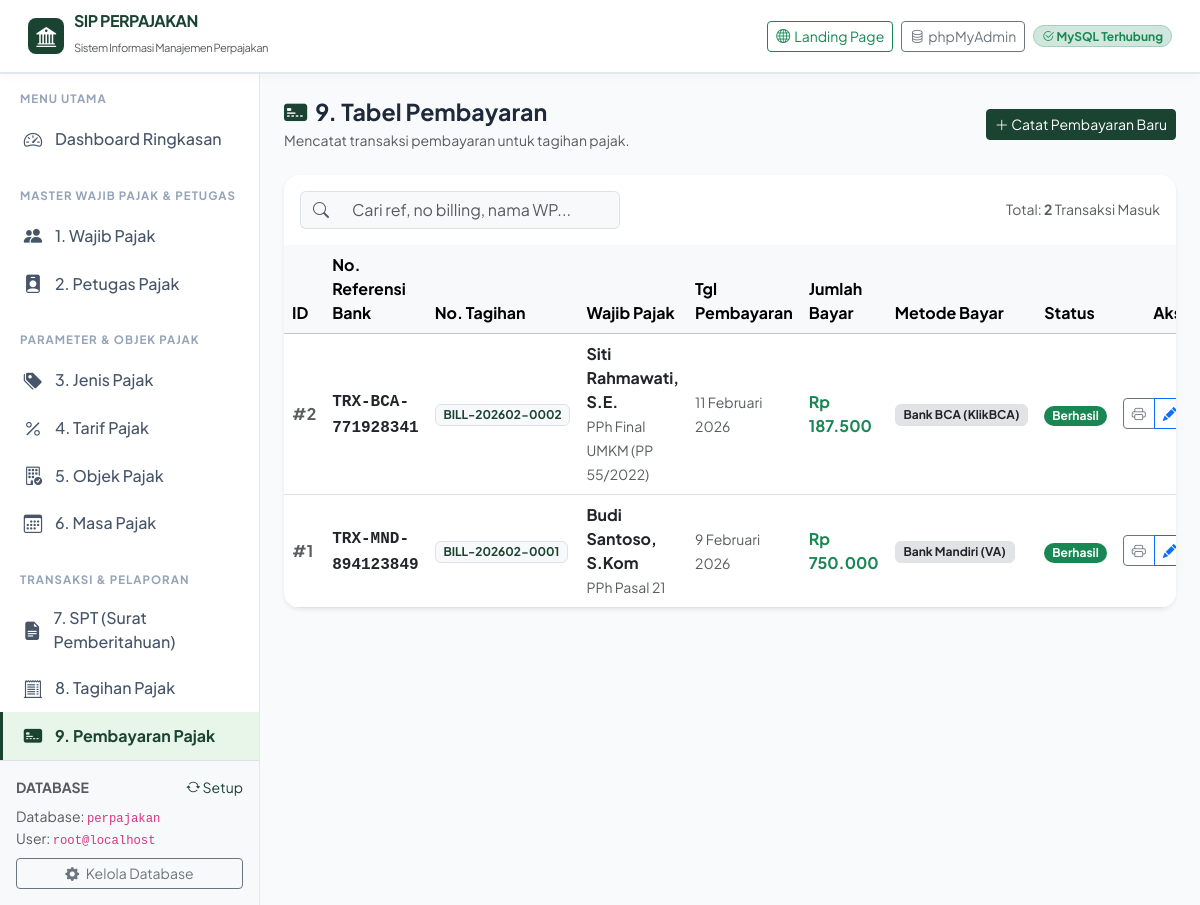
The page /pembayaran.php on the database its author committed.
### tables this page shows
CREATE TABLE `pembayaran` (
  `id_pembayaran` INT NOT NULL AUTO_INCREMENT,
  `id_tagihan` INT NOT NULL,
  `tanggal_pembayaran` DATE DEFAULT NULL,
  `jumlah_bayar` DECIMAL(15,2) NOT NULL,
  `metode_pembayaran` VARCHAR(50) DEFAULT NULL,
  `nomor_referensi` VARCHAR(100) DEFAULT NULL,
  `status` ENUM('Berhasil','Menunggu','Gagal') NOT NULL DEFAULT 'Menunggu',
  PRIMARY KEY (`id_pembayaran`),
  KEY `fk_bayar_tagihan` (`id_tagihan`),
  CONSTRAINT `fk_bayar_tagihan` FOREIGN KEY (`id_tagihan`) REFERENCES `tagihan` (`id_tagihan`) ON DELETE CASCADE ON UPDATE CASCADE
);

CREATE TABLE `tagihan` (
  `id_tagihan` INT NOT NULL AUTO_INCREMENT,
  `id_spt` INT NOT NULL,
  `nomor_tagihan` VARCHAR(50) DEFAULT NULL,
  `tanggal_tagihan` DATE DEFAULT NULL,
  `tanggal_jatuh_tempo` DATE DEFAULT NULL,
  `total_tagihan` DECIMAL(15,2) NOT NULL,
  `status` ENUM('Belum Lunas','Sebagian','Lunas') NOT NULL DEFAULT 'Belum Lunas',
  PRIMARY KEY (`id_tagihan`),
  UNIQUE KEY `uk_tagihan_spt` (`id_spt`),
  UNIQUE KEY `uk_nomor_tagihan` (`nomor_tagihan`),
  CONSTRAINT `fk_tagihan_spt` FOREIGN KEY (`id_spt`) REFERENCES `spt` (`id_spt`) ON DELETE CASCADE ON UPDATE CASCADE
);

CREATE TABLE `wajib_pajak` (
  `id_wajib_pajak` INT NOT NULL AUTO_INCREMENT,
  `npwp` VARCHAR(25) NOT NULL,
  `nama` VARCHAR(100) NOT NULL,
  `nik` VARCHAR(20) DEFAULT NULL,
  `alamat` TEXT DEFAULT NULL,
  `email` VARCHAR(100) DEFAULT NULL,
  `no_telepon` VARCHAR(20) DEFAULT NULL,
  `tanggal_daftar` DATE DEFAULT NULL,
  `status` ENUM('Aktif','Nonaktif') NOT NULL DEFAULT 'Aktif',
  PRIMARY KEY (`id_wajib_pajak`),
  UNIQUE KEY `uk_npwp` (`npwp`)
);

CREATE TABLE `jenis_pajak` (
  `id_jenis_pajak` INT NOT NULL AUTO_INCREMENT,
  `kode_pajak` VARCHAR(20) DEFAULT NULL,
  `nama_pajak` VARCHAR(100) NOT NULL,
  `keterangan` TEXT DEFAULT NULL,
  PRIMARY KEY (`id_jenis_pajak`),
  UNIQUE KEY `uk_kode_pajak` (`kode_pajak`)
);

### pembayaran.php (the view, shortened to what this page needs)
<?php
require_once __DIR__ . '/includes/header.php';
$db = getDB();
$action = $_GET['action'] ?? 'index';
$preset_tagihan_id = isset($_GET['id_tagihan']) ? (int)$_GET['id_tagihan'] : 0;
$tagihan_list = [];
if ($dbReady) {
    try {
        $tagihan_list = $db->query("
            SELECT t.id_tagihan, t.nomor_tagihan, t.total_tagihan, t.status, wp.nama AS nama_wp, jp.nama_pajak
            FROM tagihan t
            JOIN spt s ON t.id_spt = s.id_spt
            JOIN wajib_pajak wp ON s.id_wajib_pajak = wp.id_wajib_pajak
            JOIN jenis_pajak jp ON s.id_jenis_pajak = jp.id_jenis_pajak
            ORDER BY t.id_tagihan DESC
        ")->fetchAll();
    } catch (Exception $e) {}
}
$row_data = null;
$data_list = [];
if ($dbReady) {
    try {
        $data_list = $db->query("
            SELECT p.*,
                   t.nomor_tagihan, t.total_tagihan,
                   wp.nama AS nama_wp, wp.npwp,
                   jp.nama_pajak
            FROM pembayaran p
            JOIN tagihan t ON p.id_tagihan = t.id_tagihan
            JOIN spt s ON t.id_spt = s.id_spt
            JOIN wajib_pajak wp ON s.id_wajib_pajak = wp.id_wajib_pajak
            JOIN jenis_pajak jp ON s.id_jenis_pajak = jp.id_jenis_pajak
            ORDER BY p.id_pembayaran DESC
        ")->fetchAll();
    } catch (Exception $e) {}
}
?>
<div class="d-flex justify-content-between align-items-center flex-wrap gap-2 mb-4">
    <div>
        <h1 class="page-title"><i class="bi bi-credit-card-2-front-fill text-tax-primary me-2"></i>9. Tabel Pembayaran</h1>
        <p class="text-muted small mb-0">Mencatat transaksi pembayaran untuk tagihan pajak.</p>
    </div>
    <div>
        <?php if ($action === 'create' || $action === 'edit'): ?>
            <a href="pembayaran.php" class="btn btn-outline-secondary btn-sm"><i class="bi bi-arrow-left"></i> Kembali ke Daftar</a>
        <?php else: ?>
            <a href="pembayaran.php?action=create" class="btn btn-tax-primary btn-sm"><i class="bi bi-plus-lg"></i> Catat Pembayaran Baru</a>
        <?php endif; ?>
    </div>
</div>
<?php if ($action === 'create' || $action === 'edit'): ?>
    <div class="card border-0 shadow-sm rounded-4">
        <div class="card-header bg-white py-3 border-0">
            <h5 class="fw-bold mb-0 text-dark">
                <?= $action === 'create' ? '<i class="bi bi-cash-stack text-success me-2"></i>Catat Transaksi Pembayaran Pajak' : '<i class="bi bi-pencil-square text-primary me-2"></i>Edit Data Pembayaran' ?>
            </h5>
        </div>
        <div class="card-body p-4">
            <form method="POST">
                <div class="row g-3">
                    <div class="col-md-6">
                        <label class="form-label fw-semibold">Pilih Tagihan Pajak (Billing) <span class="text-danger">*</span></label>
                        <select name="id_tagihan" id="selectTagihan" class="form-select" required>
                            <option value="">-- Pilih Tagihan yang Dibayarkan --</option>
                            <?php foreach ($tagihan_list as $t): ?>
                                <?php
                                    $curr_sel = $row_data['id_tagihan'] ?? $_POST['id_tagihan'] ?? $preset_tagihan_id;
                                    $selected = ($curr_sel == $t['id_tagihan']) ? 'selected' : '';
                                ?>
                                <option value="<?= $t['id_tagihan'] ?>" data-total="<?= $t['total_tagihan'] ?>" <?= $selected ?>>
                                    <?= htmlspecialchars($t['nomor_tagihan']) ?> &mdash; <?= htmlspecialchars($t['nama_wp']) ?> (<?= format_rupiah($t['total_tagihan']) ?>) [Status: <?= $t['status'] ?>]
                                </option>
                            <?php endforeach; ?>
                        </select>
                    </div>
                    <div class="col-md-6">
                        <label class="form-label fw-semibold">Jumlah yang Dibayar (Rp) <span class="text-danger">*</span></label>
                        <div class="input-group">
                            <span class="input-group-text fw-bold">Rp</span>
                            <input type="text" name="jumlah_bayar" id="inputJumlahBayar" class="form-control input-currency" placeholder="0"
                                   value="<?= number_format((float)($_POST['jumlah_bayar'] ?? $row_data['jumlah_bayar'] ?? 0), 0, ',', '.') ?>" required>
                        </div>
                    </div>
                    <div class="col-md-4">
                        <label class="form-label fw-semibold">Tanggal Setor / Pembayaran</label>
                        <input type="date" name="tanggal_pembayaran" class="form-control"
                               value="<?= htmlspecialchars($_POST['tanggal_pembayaran'] ?? $row_data['tanggal_pembayaran'] ?? date('Y-m-d')) ?>">
                    </div>
                    <div class="col-md-4">
                        <label class="form-label fw-semibold">Metode Pembayaran</label>
                        <select name="metode_pembayaran" class="form-select">
                            <?php
                                $methods = ['Bank Transfer (VA)', 'Bank BCA', 'Bank Mandiri', 'Bank BRI', 'Bank BNI', 'Teller Pos / Bank', 'QRIS', 'Lainnya'];
                                $curr_method = $_POST['metode_pembayaran'] ?? $row_data['metode_pembayaran'] ?? 'Bank Transfer (VA)';
                            ?>
                            <?php foreach ($methods as $m): ?>
                                <option value="<?= $m ?>" <?= ($curr_method === $m) ? 'selected' : '' ?>><?= $m ?></option>
                            <?php endforeach; ?>
                        </select>
                    </div>
                    <div class="col-md-4">
                        <label class="form-label fw-semibold">Nomor Referensi Transaksi Bank</label>
                        <input type="text" name="nomor_referensi" class="form-control" placeholder="Contoh: TRX-BCA-987123"
                               value="<?= htmlspecialchars($_POST['nomor_referensi'] ?? $row_data['nomor_referensi'] ?? '') ?>">
                        <div class="form-text">Kosongkan untuk nomor referensi otomatis.</div>
                    </div>
                    <div class="col-md-6">
                        <label class="form-label fw-semibold">Status Transaksi</label>
                        <select name="status" class="form-select">
                            <option value="Berhasil" <?= (($_POST['status'] ?? $row_data['status'] ?? 'Berhasil') === 'Berhasil') ? 'selected' : '' ?>>Berhasil</option>
                            <option value="Menunggu" <?= (($_POST['status'] ?? $row_data['status'] ?? '') === 'Menunggu') ? 'selected' : '' ?>>Menunggu</option>
                            <option value="Gagal" <?= (($_POST['status'] ?? $row_data['status'] ?? '') === 'Gagal') ? 'selected' : '' ?>>Gagal</option>
                        </select>
                    </div>
                    <div class="col-12 mt-4">
                        <button type="submit" class="btn btn-tax-primary px-4 fw-semibold">
                            <i class="bi bi-save me-1"></i> <?= $action === 'create' ? 'Simpan Bukti Bayar' : 'Perbarui Pembayaran' ?>
                        </button>
                        <a href="pembayaran.php" class="btn btn-outline-secondary ms-2">Batal</a>
                    </div>
                </div>
            </form>
        </div>
    </div>
    <script>
        document.getElementById('selectTagihan').addEventListener('change', function() {
            var selectedOption = this.options[this.selectedIndex];
            var total = selectedOption.getAttribute('data-total');
            if (total && document.getElementById('inputJumlahBayar').value == '0') {
                document.getElementById('inputJumlahBayar').value = new Intl.NumberFormat('id-ID').format(total);
            }
        });
    </script>
<?php else: ?>
    <div class="card border-0 shadow-sm rounded-4 overflow-hidden">
        <div class="card-header bg-white py-3 border-0 d-flex justify-content-between align-items-center flex-wrap gap-2">
            <div class="input-group" style="max-width: 320px;">
                <span class="input-group-text bg-light border-end-0"><i class="bi bi-search text-muted"></i></span>
                <input type="text" id="tableSearchInput" class="form-control bg-light border-start-0" placeholder="Cari ref, no billing, nama WP...">
            </div>
            <div class="small text-muted">
                Total: <strong><?= count($data_list) ?></strong> Transaksi Masuk
            </div>
        </div>
        <div class="table-responsive">
            <table class="table table-hover align-middle mb-0 table-searchable">
                <thead class="table-light">
                    <tr>
                        <th style="width: 50px;">ID</th>
                        <th>No. Referensi Bank</th>
                        <th>No. Tagihan</th>
                        <th>Wajib Pajak</th>
                        <th>Tgl Pembayaran</th>
                        <th>Jumlah Bayar</th>
                        <th>Metode Bayar</th>
                        <th>Status</th>
                        <th class="text-center" style="width: 140px;">Aksi</th>
                    </tr>
                </thead>
                <tbody>
                    <?php if (empty($data_list)): ?>
                        <tr><td colspan="9" class="text-center py-4 text-muted">Belum ada data Pembayaran. Catat pembayaran untuk melunasi tagihan.</td></tr>
                    <?php else: ?>
                        <?php foreach ($data_list as $row): ?>
                        <tr>
                            <td><span class="text-muted fw-bold">#<?= $row['id_pembayaran'] ?></span></td>
                            <td>
                                <strong class="text-dark font-monospace"><?= htmlspecialchars($row['nomor_referensi'] ?: '-') ?></strong>
                            </td>
                            <td>
                                <a href="tagihan.php?search=<?= urlencode($row['nomor_tagihan']) ?>" class="badge bg-light text-tax-primary border text-decoration-none">
                                    <?= htmlspecialchars($row['nomor_tagihan']) ?>
                                </a>
                            </td>
                            <td>
                                <strong class="text-dark d-block"><?= htmlspecialchars($row['nama_wp']) ?></strong>
                                <small class="text-muted"><?= htmlspecialchars($row['nama_pajak']) ?></small>
                            </td>
                            <td><span class="small text-muted"><?= format_tanggal($row['tanggal_pembayaran']) ?></span></td>
                            <td><strong class="text-success"><?= format_rupiah($row['jumlah_bayar']) ?></strong></td>
                            <td><span class="badge bg-secondary-subtle text-dark border"><?= htmlspecialchars($row['metode_pembayaran'] ?: 'Lainnya') ?></span></td>
                            <td><?= render_status_badge($row['status']) ?></td>
                            <td class="text-center">
                                <div class="btn-group btn-group-sm">
                                    <a href="cetak_tagihan.php?id=<?= $row['id_tagihan'] ?>" target="_blank" class="btn btn-outline-secondary" title="Bukti Setoran">
                                        <i class="bi bi-printer"></i>
                                    </a>
                                    <a href="pembayaran.php?action=edit&id=<?= $row['id_pembayaran'] ?>" class="btn btn-outline-primary" title="Edit">
                                        <i class="bi bi-pencil-fill"></i>
                                    </a>
                                </div>
                            </td>
                        </tr>
                        <?php endforeach; ?>
                    <?php endif; ?>
                </tbody>
            </table>
        </div>
    </div>
<?php endif; ?>
<?php require_once __DIR__ . '/includes/footer.php'; ?>

### includes/functions.php (shortened to what this page needs)
<?php
function format_rupiah($angka) {
    return 'Rp ' . number_format((float)$angka, 0, ',', '.');
}
function format_tanggal($tanggal, $include_time = false) {
    $bulan_indo = [
        1 => 'Januari', 'Februari', 'Maret', 'April', 'Mei', 'Juni',
        'Juli', 'Agustus', 'September', 'Oktober', 'November', 'Desember'
    ];
    $ts = strtotime($tanggal);
    $tgl = date('j', $ts);
    $bln = $bulan_indo[(int)date('n', $ts)];
    $thn = date('Y', $ts);
    $res = "$tgl $bln $thn";
    return $res;
}
function render_status_badge($status) {
    $map = [
        'Aktif'         => 'bg-success',
        'Nonaktif'      => 'bg-secondary',
        'Draft'         => 'bg-secondary',
        'Diajukan'      => 'bg-primary',
        'Diverifikasi'  => 'bg-info text-dark',
        'Ditolak'       => 'bg-danger',
        'Belum Lunas'   => 'bg-warning text-dark',
        'Sebagian'      => 'bg-info text-dark',
        'Lunas'         => 'bg-success',
        'Berhasil'      => 'bg-success',
        'Menunggu'      => 'bg-warning text-dark',
        'Gagal'         => 'bg-danger',
    ];
    $cls = isset($map[$status]) ? $map[$status] : 'bg-secondary';
    return '<span class="badge ' . $cls . ' px-2 py-1 rounded-pill">' . htmlspecialchars($status) . '</span>';
}

### assets/css/style.css (style rules this page uses)
:root { --tax-primary: #1b4332; --tax-primary-dark: #0f281e; --tax-primary-light: #2d6a4f; --tax-accent: #d4af37; --tax-accent-hover: #b89628; --tax-gold: #f59e0b; --tax-bg: #f8fafc; --tax-sidebar-width: 260px; }
body { font-family: 'Segoe UI', system-ui, -apple-system, BlinkMacSystemFont, Roboto, sans-serif; background-color: var(--tax-bg); color: #334155; min-height: 100vh; }
.text-tax-primary { color: var(--tax-primary) !important; }
.btn-tax-primary { background-color: var(--tax-primary); border-color: var(--tax-primary); color: #ffffff; transition: all 0.2s ease-in-out; }
.page-title { font-size: 1.45rem; font-weight: 700; color: #1e293b; margin-bottom: 4px; }

### includes/header.php (style rules this page uses)
body { font-family: 'Plus Jakarta Sans', sans-serif; }

### rows shown on the page
pembayaran: id_pembayaran "2", nomor_referensi "TRX-BCA-771928341", id_tagihan.nomor_tagihan "BILL-202602-0002", wajib_pajak.nama "Siti Rahmawati, S.E.", jenis_pajak.nama_pajak "PPh Final UMKM (PP 55/2022)", tanggal_pembayaran "11 Februari 2026", jumlah_bayar "Rp 187.500", metode_pembayaran "Bank BCA (KlikBCA)", status "Berhasil"
pembayaran: id_pembayaran "1", nomor_referensi "TRX-MND-894123849", id_tagihan.nomor_tagihan "BILL-202602-0001", wajib_pajak.nama "Budi Santoso, S.Kom", jenis_pajak.nama_pajak "PPh Pasal 21", tanggal_pembayaran "9 Februari 2026", jumlah_bayar "Rp 750.000", metode_pembayaran "Bank Mandiri (VA)", status "Berhasil"

### other values the page prints
count($data_list) "2"
